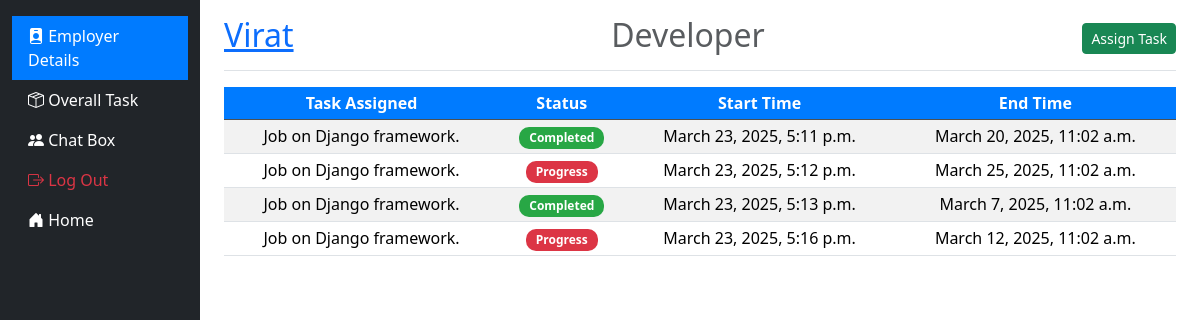
Screenshot of /ViewTask/3433 (signed in) with the database file from the repository.
### App1/models.py (models this page shows, shortened)
class Employee_details(models.Model):
    merge = models.ForeignKey(User,on_delete=models.CASCADE,related_name='Emp')
    Employee_ID = models.IntegerField(unique=True)
    Photo = models.ImageField(upload_to='Employee_profile')
    Name = models.CharField(max_length=50)
    Role = models.CharField(null=True,max_length=50)
    Phone_Number = models.BigIntegerField(unique=True)
    Age = models.IntegerField()
    Gender = models.CharField(max_length=10)
    Location = models.CharField(max_length=50)

class Employee_tasks(models.Model):
    Employees= models.ForeignKey(Employee_details,on_delete=models.CASCADE,related_name='Task')
    Task = models.CharField(max_length=100)
    Status = models.CharField(max_length=50,default='Started')
    StartTime = models.DateTimeField(auto_now_add=True)
    EndTime = models.DateTimeField(null=True)

### App1/views.py (the view)
# urls.py: path('ViewTask/<ids>',views.View_task,name='Vt'),
@login_required
def View_task(request,ids):
    get_task = Employee_tasks.objects.filter(Employees__Employee_ID = int(ids))
    get_data = Employee_details.objects.get(Employee_ID = int(ids))
    datas = {
        'a': get_task,
        'b': get_data
    }
    return render (request,'View_task.html',datas)

### App1/templates/View_task.html (shortened to what this page needs)
<!DOCTYPE html>
<html lang="en">
<head>
    <link href="https://cdn.jsdelivr.net/npm/bootstrap@5.3.3/dist/css/bootstrap.min.css" rel="stylesheet"
>
    <link href="https://cdnjs.cloudflare.com/ajax/libs/bootstrap-icons/1.10.0/font/bootstrap-icons.css" rel="stylesheet">
</head>
<body>
    <div class="container-fluid">
        <div class="row">
            <nav class="col-md-3 col-lg-2 d-md-block bg-dark sidebar collapse" id="sidebar">
                <div class="position-sticky">
                    <ul class="nav flex-column pt-3">
                        <li class="nav-item">
                            <a class="nav-link text-white active" href="{% url 'Ai' %}">
                                <i class="bi bi-person-badge-fill"></i> Employer Details
                            </a>
                        </li>
                        <li class="nav-item">
                            <a class="nav-link text-white" href="{% url 'Ot' %}">
                                <i class="bi bi-box-seam"></i> Overall Task
                            </a>
                        </li>
                        <li class="nav-item">
                            <a class="nav-link text-white" href="#">
                                <i class="bi bi-people-fill"></i> Chat Box
                            </a>
                        </li>
                        <li class="nav-item">
                            <a class="nav-link text-danger" href="{% url 'Lo' %}" onclick="return confirm('Are you sure you want to log out?')">
                                <i class="bi bi-box-arrow-right"></i> Log Out
                            </a>
                        </li>
                        <li class="nav-item">
                            <a class="nav-link text-white" href="{% url 'App' %}">
                                <i class="bi bi-house-door-fill"></i> Home
                            </a>
                        </li>
                    </ul>
                </div>
            </nav>
            <main class="col-md-9 ms-sm-auto col-lg-10 px-md-4">
                <div class="d-flex justify-content-between flex-wrap flex-md-nowrap align-items-center pt-3 pb-2 mb-3 border-bottom">
                    <a href="{% url 'Ve' b.Employee_ID %}"><h1 class="h2 text-primary">{{ b.Name }}</h1></a>
                    <h2 class="text-muted">{{ b.Role }}</h2>
                    <h2>
                        <a href="{% url 'At' b.Employee_ID %}" class="btn btn-success btn-sm">
                             Assign Task
                        </a>
                    </h2>
                </div>
                <div class="table-responsive">
                    <table class="table table-striped table-hover table-sm">
                        <thead class="table-dark">
                            <tr>
                                <th>Task Assigned</th>
                                <th>Status</th>
                                <th>Start Time</th>
                                <th>End Time</th>
                            </tr>
                        </thead>
                        <tbody>
                            {% for i in a %}
                                <tr>
                                    <td>{{ i.Task }}</td>
                                    <td>
                                        <span class="badge
                                            {% if i.Status == 'Completed' %}bg-success{% elif i.Status == 'In Progress' %}bg-warning{% else %}bg-danger{% endif %}">
                                            {{ i.Status }}
                                        </span>
                                    </td>
                                    <td>{{ i.StartTime }}</td>
                                    <td>{{ i.EndTime }}</td>
                                </tr>
                            {% endfor %}
                        </tbody>
                    </table>
                </div>
            </main>
        </div>
    </div>

### App1/templates/View_task.html (style rules this page uses)
.sidebar { background-color: #343a40; height: 100vh; }
.sidebar .nav-link { color: #fff; }
.sidebar .nav-link.active { background-color: #007bff; color: #fff; }
.table th, .table td { text-align: center; }
.table th { background-color: #007bff; color: white; }
.badge { padding: 5px 10px; border-radius: 10px; }
.bg-success { background-color: #28a745 !important; }
.bg-danger { background-color: #dc3545 !important; }

### rows the page displays
Employee_details: Name "Virat", Role "Developer"
Employee_tasks: Task "Job on Django framework.", Status "Completed", StartTime "March 23, 2025, 5:11 p.m.", EndTime "March 20, 2025, 11:02 a.m."
Employee_tasks: Task "Job on Django framework.", Status "Progress", StartTime "March 23, 2025, 5:12 p.m.", EndTime "March 25, 2025, 11:02 a.m."
Employee_tasks: Task "Job on Django framework.", Status "Completed", StartTime "March 23, 2025, 5:13 p.m.", EndTime "March 7, 2025, 11:02 a.m."
Employee_tasks: Task "Job on Django framework.", Status "Progress", StartTime "March 23, 2025, 5:16 p.m.", EndTime "March 12, 2025, 11:02 a.m."
